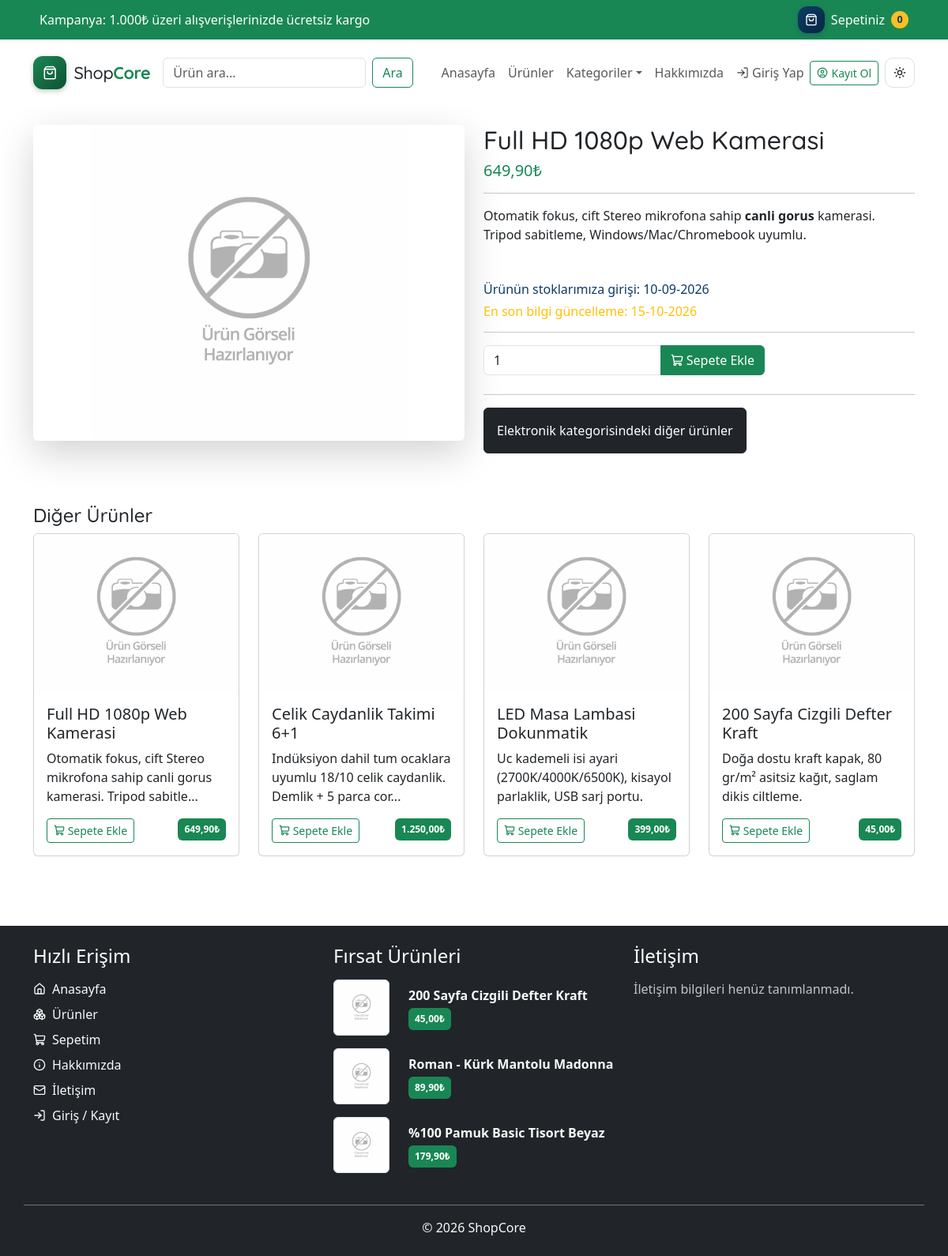
/urundetay.php?id=5, run on the app's committed database.
### tables this page shows
CREATE TABLE `urunler` (
  `id` int(11) NOT NULL AUTO_INCREMENT,
  `urunadi` varchar(128) NOT NULL,
  `aciklama` mediumtext NOT NULL,
  `fiyat` decimal(10,2) NOT NULL DEFAULT 0.00,
  `stok` int(10) UNSIGNED NOT NULL DEFAULT 0,
  `giris_tarihi` datetime NOT NULL,
  `dzltm_tarihi` timestamp NOT NULL DEFAULT current_timestamp() ON UPDATE current_timestamp(),
  `resim` varchar(128) DEFAULT NULL,
  `kategori_id` int(11) DEFAULT NULL,
  `olusturma_tarihi` timestamp NOT NULL DEFAULT current_timestamp(),
  `guncelleme_tarihi` timestamp NOT NULL DEFAULT current_timestamp() ON UPDATE current_timestamp(),
  PRIMARY KEY (`id`),
  KEY `fk_kategori_id` (`kategori_id`),
  KEY `ix_giris_tarihi` (`giris_tarihi`),
  KEY `ix_kategori_id_sira` (`kategori_id`,`id`),
  CONSTRAINT `fk_kategori_id` FOREIGN KEY (`kategori_id`) REFERENCES `kategoriler` (`id`) ON DELETE CASCADE
);

CREATE TABLE `kategoriler` (
  `id` int(11) NOT NULL AUTO_INCREMENT,
  `kategoriadi` varchar(128) NOT NULL,
  `aciklama` mediumtext NOT NULL,
  PRIMARY KEY (`id`),
  UNIQUE KEY `uk_kategoriadi` (`kategoriadi`)
);

### urundetay.php (the view, shortened to what the rows shown need)
<?php
$con = db();
$id = isset($_GET['id']) && is_numeric($_GET['id']) ? (int)$_GET['id'] : 0;
try {
    $sorgu = "SELECT urunler.*, kategoriler.kategoriadi FROM urunler
              LEFT JOIN kategoriler ON urunler.kategori_id = kategoriler.id
              WHERE urunler.id = ?";
    $stmt = $con->prepare($sorgu);
    $stmt->bindParam(1, $id, PDO::PARAM_INT);
    $stmt->execute();
    $kayit = $stmt->fetch(PDO::FETCH_ASSOC);
    $urunadi      = $kayit['urunadi'];
    $fiyat        = $kayit['fiyat'];
    $aciklama     = $kayit['aciklama'];
    $resim        = $kayit['resim'];
    $giris_tarihi = $kayit['giris_tarihi'];
    $dzltm_tarihi = $kayit['dzltm_tarihi'];
    $kategori_id  = $kayit['kategori_id'];
    $kategoriadi  = $kayit['kategoriadi'];
} catch(PDOException $exception) {
    error_log('urundetay: ' . $exception->getMessage());
    redirect('urunler.php');
}
include "header.php";
?>
<div class="container mt-4 mb-4">
    <div class="row">
        <div class="col-md-6">
            <div class="row">
                <div class="col-12 mb-4">
                    <?php
                    $kullanilacakResim = resim_yolu($resim);
                    $anaResimBoyut = resim_boyut($resim);
                    echo "<img src='" . esc($kullanilacakResim) . "' alt='" . esc($urunadi) . "'
                          $anaResimBoyut loading='eager' fetchpriority='high' decoding='async'
                          class='img-fluid rounded shadow-lg' id='anaResim'
                          style='cursor: pointer; max-height: 400px; object-fit: contain;'
                          data-bs-toggle='modal' data-bs-target='#resimModal'
                          data-bs-src='" . esc($kullanilacakResim) . "'>";
                    ?>
                </div>
            </div>
        </div>
        <div class="col-md-6">
            <h2 class="baslik"><?= esc($urunadi) ?></h2>
            <h5 class="text-success"><?= esc(para($fiyat)) ?>&#8378;</h5><hr>
            <div class="mb-5 urun-aciklama"><?= temiz_html($aciklama) ?></div>
            <h6 class="text-info">Ürünün stoklarımıza girişi: <?= esc(date("d-m-Y", strtotime($giris_tarihi))) ?></h6>
            <h6 class="text-warning">En son bilgi güncelleme: <?= esc(date("d-m-Y", strtotime($dzltm_tarihi))) ?></h6>
            <hr>
            <div class="row mb-4">
                <div class="col-md-8">
                </div>
            </div>
            <hr>
            <p><a href="<?= url('urunler.php', ['id' => (int)$kategori_id]) ?>" class="btn btn-dark p-3"><?= esc($kategoriadi) ?> kategorisindeki diğer ürünler</a></p>
        </div>
    </div>
    <div class="row urun-izgara">
        <?php
        $oneri_sorgu = $con->prepare('SELECT id FROM urunler WHERE id != ?');
        $oneri_sorgu->execute([$id]);
        $oneri_idler = array_map('intval', $oneri_sorgu->fetchAll(PDO::FETCH_COLUMN));
        $veri = [];
        if ($oneri_idler) {
            $secilen = array_rand($oneri_idler, min(4, count($oneri_idler)));
            $secilen = is_array($secilen) ? $secilen : [$secilen];
            $yer_tutucu = implode(',', array_fill(0, count($secilen), '?'));
            $stmt = $con->prepare("SELECT id, urunadi, aciklama, fiyat, resim FROM urunler WHERE id IN ($yer_tutucu)");
            $stmt->execute($secilen);
            $veri = $stmt->fetchAll(PDO::FETCH_ASSOC);
        }
        foreach ($veri as $kayit) {
            $kullanilacakResim = resim_yolu($kayit['resim'], RESIM_KART_GENISLIK);
            $kartBoyut         = resim_boyut($kayit['resim'], RESIM_KART_GENISLIK);
        ?>
        <div class="col-6 col-md-3 mb-3">
            <div class="card h-100">
                <a href="<?= url('urundetay.php', ['id' => (int)$kayit['id']]) ?>">
                    <img class="card-img-top urun-kart-gorsel" src="<?= esc($kullanilacakResim) ?>" <?= $kartBoyut ?> loading="lazy" decoding="async" alt="<?= esc($kayit['urunadi']) ?>">
                </a>
                <div class="card-body d-flex flex-column">
                    <h5 class="card-title"><?= esc($kayit['urunadi']) ?></h5>
                    <p class="card-text flex-grow-1"><?= esc(ozetle($kayit['aciklama'], 80)) ?></p>
                    <div class="mt-auto urun-kart-alt">
                        <button class="btn btn-outline-success btn-sm sepete_ekle float-start" id="<?= (int)$kayit['id'] ?>">
                            <svg class="ik" aria-hidden="true"><use href="#lk-shopping-cart"></use></svg> Sepete Ekle
                        </button>
                        <span class="badge bg-success p-2 float-end"><?= esc(para($kayit['fiyat'])) ?>&#8378;</span>
                    </div>
                </div>
            </div>
        </div>
        <?php } ?>
    </div>
</div>
<?php include "footer.php"; ?>

### header.php (shortened to what the rows shown need)
<!doctype html>
<html lang="tr">
<head>
    <?= varlik_css(APP_VARLIK_FONT_CSS) ?>
    <?= varlik_css(APP_VARLIK_BOOTSTRAP_CSS) ?>
    <?= varlik_css(APP_VARLIK_SWAL_CSS) ?>
    <?= varlik_css('content/css/style.css') ?>
</head>
<body class="site d-flex flex-column min-vh-100">
    <div class="container-fluid bg-success">
        <div class="container">
            <div class="row p-2 align-items-center kampanya-satiri">
                <div class="col-md-4 text-md-end text-white">
                    <a class="link1 text-white text-decoration-none sepet-dugme" href="sepetim.php">
                        <span class="sepet-kutu" aria-hidden="true">
                            <svg class="ik" aria-hidden="true"><use href="#lk-shopping-bag"></use></svg>
                        </span>
                        <span class="sepet-etiket">Sepetiniz</span>
                        <span class="sepet-sayac" id="urun-sayisi"><?php
                            echo (int)sepet_ozeti()['urun_sayisi'];
                        ?></span>
                    </a>
                </div>
            </div>
        </div>
    </div>
    <main class="flex-grow-1">

### footer.php (shortened to what the rows shown need)
</main>
<footer class="container-fluid bg-dark mt-5">
    <div class="container pt-4 pb-4">
        <div class="row">
            <div class="col-md-4 mb-4 mb-md-0">
                <?php
                try {
                    $veri = db()->query('SELECT id, urunadi, aciklama, fiyat, resim FROM urunler ORDER BY fiyat LIMIT 0,3')->fetchAll(PDO::FETCH_ASSOC) ?: [];
                } catch (PDOException $e) {
                    error_log('footer firsat urunleri: ' . $e->getMessage());
                    $veri = null;
                }
                if ($veri === null) {
                    echo '<p class="text-light opacity-75 mb-0">Ürünler yüklenemedi.</p>';
                } elseif ($veri === []) {
                    echo '<p class="text-light opacity-75 mb-0">Aktif ürün yok.</p>';
                } else {
                    foreach ($veri as $kayit) {
                ?>
                <div class="row mb-3 align-items-center">
                    <div class="col-3">
                        <img src="<?= esc(resim_yolu($kayit['resim'], RESIM_KART_GENISLIK)) ?>" <?= resim_boyut($kayit['resim'], RESIM_KART_GENISLIK) ?> loading="lazy" decoding="async" class="img-fluid img-thumbnail" alt="<?= esc($kayit['urunadi']) ?>">
                    </div>
                    <div class="col-9">
                        <a href="<?= url('urundetay.php', ['id' => (int)$kayit['id']]) ?>" class="text-light text-decoration-none">
                            <p class="mb-1 fw-bold"><?= esc($kayit['urunadi']) ?></p>
                        </a>
                        <span class="badge bg-success p-2"><?= esc(para($kayit['fiyat'])) ?>&#8378;</span>
                    </div>
                </div>
                <?php } }
                ?>
            </div>
        </div>
    </div>
</footer>
</body>
</html>

### data on the page
urunler: stok "0", resim (placeholder picture), urunadi "Full HD 1080p Web Kamerasi", fiyat "649,90", aciklama "Otomatik fokus, cift Stereo mikrofona sahip canli gorus kamerasi. Tripod sabitleme, Windows/Mac/Chromebook uyumlu.", giris_tarihi "10-09-2026", dzltm_tarihi "15-10-2026", kategori.kategoriadi "Elektronik", aciklama "Otomatik fokus, cift Stereo mikrofona sahip canli gorus kamerasi. Tripod sabitle..."
urunler: resim (placeholder picture), urunadi "Celik Caydanlik Takimi 6+1", aciklama "Indüksiyon dahil tum ocaklara uyumlu 18/10 celik caydanlik. Demlik + 5 parca cor...", fiyat "1.250,00"
urunler: resim (placeholder picture), urunadi "LED Masa Lambasi Dokunmatik", aciklama "Uc kademeli isi ayari (2700K/4000K/6500K), kisayol parlaklik, USB sarj portu.", fiyat "399,00"
urunler: resim (placeholder picture), urunadi "200 Sayfa Cizgili Defter Kraft", aciklama "Doğa dostu kraft kapak, 80 gr/m² asitsiz kağıt, saglam dikis ciltleme.", fiyat "45,00"
urunler: resim (placeholder picture), urunadi "Roman - Kürk Mantolu Madonna", fiyat "89,90"
urunler: resim (placeholder picture), urunadi "%100 Pamuk Basic Tisort Beyaz", fiyat "179,90"

### other printed values
kargo_esigi() "1.000"
$baglanti['ad'] "Anasayfa"
$baglanti['ad'] "Ürünler"
$baglanti['ad'] "Sepetim"
$baglanti['ad'] "Hakkımızda"
$baglanti['ad'] "İletişim"
$baglanti['ad'] "Giriş / Kayıt"
